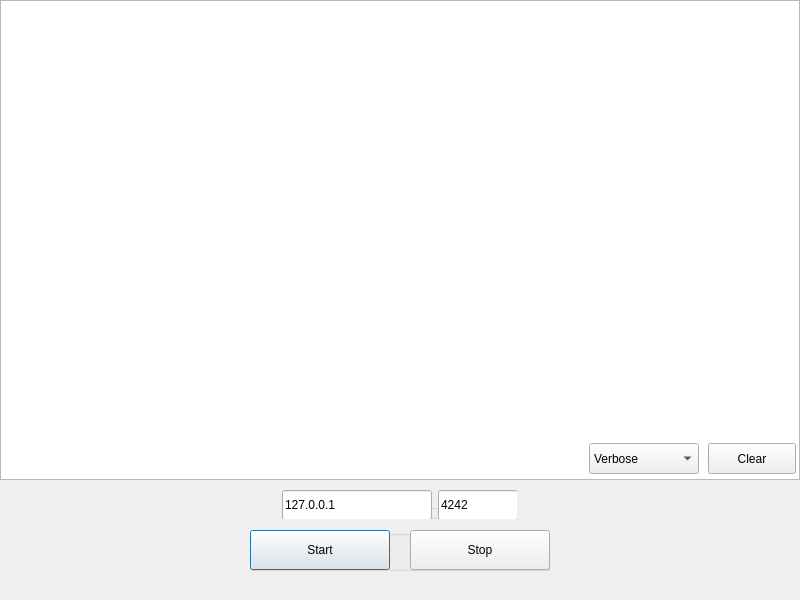
<?xml version="1.0" encoding="UTF-8"?>
<ui version="4.0">
 <class>Dialog</class>
 <widget class="QDialog" name="Dialog">
  <property name="geometry">
   <rect>
    <x>0</x>
    <y>0</y>
    <width>800</width>
    <height>600</height>
   </rect>
  </property>
  <property name="windowTitle">
   <string>INSA's streaming server</string>
  </property>
  <widget class="QGroupBox" name="startStopGroup">
   <property name="geometry">
    <rect>
     <x>250</x>
     <y>530</y>
     <width>300</width>
     <height>41</height>
    </rect>
   </property>
   <property name="title">
    <string/>
   </property>
   <property name="alignment">
    <set>Qt::AlignCenter</set>
   </property>
   <property name="flat">
    <bool>false</bool>
   </property>
   <widget class="QPushButton" name="startButton">
    <property name="geometry">
     <rect>
      <x>0</x>
      <y>0</y>
      <width>140</width>
      <height>40</height>
     </rect>
    </property>
    <property name="text">
     <string>Start</string>
    </property>
    <property name="autoRepeat">
     <bool>false</bool>
    </property>
   </widget>
   <widget class="QPushButton" name="stopButton">
    <property name="geometry">
     <rect>
      <x>160</x>
      <y>0</y>
      <width>140</width>
      <height>40</height>
     </rect>
    </property>
    <property name="text">
     <string>Stop</string>
    </property>
   </widget>
  </widget>
  <widget class="QGroupBox" name="groupBox">
   <property name="geometry">
    <rect>
     <x>282</x>
     <y>490</y>
     <width>235</width>
     <height>29</height>
    </rect>
   </property>
   <property name="title">
    <string>GroupBox</string>
   </property>
   <widget class="QLineEdit" name="ipEdit">
    <property name="geometry">
     <rect>
      <x>0</x>
      <y>0</y>
      <width>150</width>
      <height>30</height>
     </rect>
    </property>
    <property name="text">
     <string>127.0.0.1</string>
    </property>
    <property name="alignment">
     <set>Qt::AlignLeading|Qt::AlignLeft|Qt::AlignVCenter</set>
    </property>
   </widget>
   <widget class="QLineEdit" name="portEdit">
    <property name="geometry">
     <rect>
      <x>156</x>
      <y>0</y>
      <width>80</width>
      <height>30</height>
     </rect>
    </property>
    <property name="text">
     <string>4242</string>
    </property>
    <property name="alignment">
     <set>Qt::AlignLeading|Qt::AlignLeft|Qt::AlignVCenter</set>
    </property>
   </widget>
  </widget>
  <widget class="QPushButton" name="clearLogButton">
   <property name="geometry">
    <rect>
     <x>708</x>
     <y>443</y>
     <width>88</width>
     <height>31</height>
    </rect>
   </property>
   <property name="text">
    <string>Clear</string>
   </property>
  </widget>
  <widget class="QTextEdit" name="serverLog">
   <property name="geometry">
    <rect>
     <x>0</x>
     <y>0</y>
     <width>800</width>
     <height>480</height>
    </rect>
   </property>
  </widget>
  <widget class="QComboBox" name="logMode">
   <property name="geometry">
    <rect>
     <x>589</x>
     <y>443</y>
     <width>110</width>
     <height>31</height>
    </rect>
   </property>
   <item>
    <property name="text">
     <string>Verbose</string>
    </property>
   </item>
   <item>
    <property name="text">
     <string>Important</string>
    </property>
   </item>
  </widget>
  <widget class="QLabel" name="footerLabel">
   <property name="geometry">
    <rect>
     <x>15</x>
     <y>580</y>
     <width>770</width>
     <height>20</height>
    </rect>
   </property>
   <property name="text">
    <string/>
   </property>
  </widget>
  <zorder>serverLog</zorder>
  <zorder>startStopGroup</zorder>
  <zorder>groupBox</zorder>
  <zorder>clearLogButton</zorder>
  <zorder>logMode</zorder>
  <zorder>footerLabel</zorder>
 </widget>
 <resources/>
 <connections>
  <connection>
   <sender>clearLogButton</sender>
   <signal>clicked()</signal>
   <receiver>serverLog</receiver>
   <slot>clear()</slot>
   <hints>
    <hint type="sourcelabel">
     <x>727</x>
     <y>452</y>
    </hint>
    <hint type="destinationlabel">
     <x>651</x>
     <y>416</y>
    </hint>
   </hints>
  </connection>
 </connections>
</ui>
